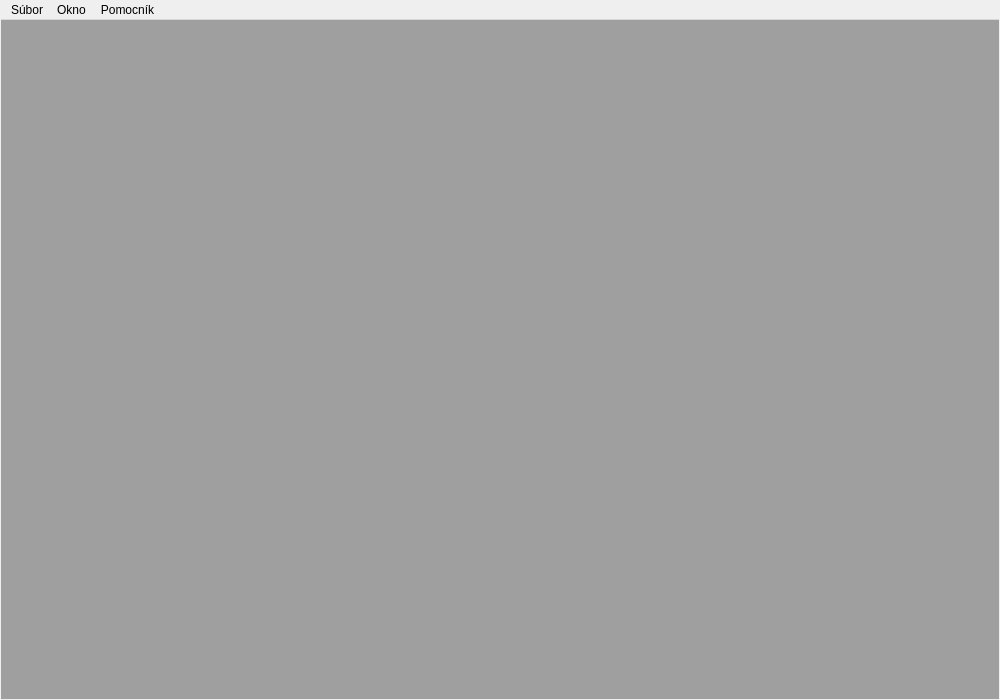
<?xml version="1.0" encoding="UTF-8"?>
<ui version="4.0">
 <class>MainWindow</class>
 <widget class="QWidget" name="MainWindow">
  <property name="geometry">
   <rect>
    <x>0</x>
    <y>0</y>
    <width>1000</width>
    <height>700</height>
   </rect>
  </property>
  <property name="windowTitle">
   <string>VenvHub</string>
  </property>
  <layout class="QVBoxLayout" name="main_layout">
   <property name="spacing">
    <number>0</number>
   </property>
   <property name="leftMargin">
    <number>1</number>
   </property>
   <property name="topMargin">
    <number>1</number>
   </property>
   <property name="rightMargin">
    <number>1</number>
   </property>
   <property name="bottomMargin">
    <number>1</number>
   </property>
   <item>
    <layout class="QVBoxLayout" name="title_bar_layout">
     <property name="spacing">
      <number>0</number>
     </property>
    </layout>
   </item>
   <item>
    <widget class="QMenuBar" name="menu_bar">
     <widget class="QMenu" name="menu_file">
      <property name="title">
       <string>Súbor</string>
      </property>
      <addaction name="action_open_test"/>
      <addaction name="separator"/>
      <addaction name="action_exit"/>
     </widget>
     <widget class="QMenu" name="menu_window">
      <property name="title">
       <string>Okno</string>
      </property>
      <addaction name="action_tile"/>
      <addaction name="action_cascade"/>
      <addaction name="separator"/>
      <addaction name="action_minimize"/>
      <addaction name="action_maximize"/>
     </widget>
     <widget class="QMenu" name="menu_help">
      <property name="title">
       <string>Pomocník</string>
      </property>
      <addaction name="action_about"/>
     </widget>
     <addaction name="menu_file"/>
     <addaction name="menu_window"/>
     <addaction name="menu_help"/>
    </widget>
   </item>
   <item>
    <widget class="QMdiArea" name="mdiArea">
     <property name="viewMode">
      <enum>QMdiArea::SubWindowView</enum>
     </property>
     <property name="documentMode">
      <bool>false</bool>
     </property>
     <property name="tabsClosable">
      <bool>true</bool>
     </property>
     <property name="tabsMovable">
      <bool>true</bool>
     </property>
    </widget>
   </item>
  </layout>
  <action name="action_open_test">
   <property name="text">
    <string>Otvoriť testovacie okno</string>
   </property>
   <property name="shortcut">
    <string>Ctrl+N</string>
   </property>
  </action>
  <action name="action_tile">
   <property name="text">
    <string>Dlaždice (Vedľa seba)</string>
   </property>
  </action>
  <action name="action_cascade">
   <property name="text">
    <string>Kaskáda</string>
   </property>
  </action>
  <action name="action_exit">
   <property name="text">
    <string>Ukončiť</string>
   </property>
   <property name="shortcut">
    <string>Ctrl+Q</string>
   </property>
  </action>
  <action name="action_minimize">
   <property name="text">
    <string>Minimalizovať</string>
   </property>
  </action>
  <action name="action_maximize">
   <property name="text">
    <string>Maximalizovať / Obnoviť</string>
   </property>
  </action>
  <action name="action_about">
   <property name="text">
    <string>O programe...</string>
   </property>
  </action>
 </widget>
 <resources/>
 <connections/>
</ui>
